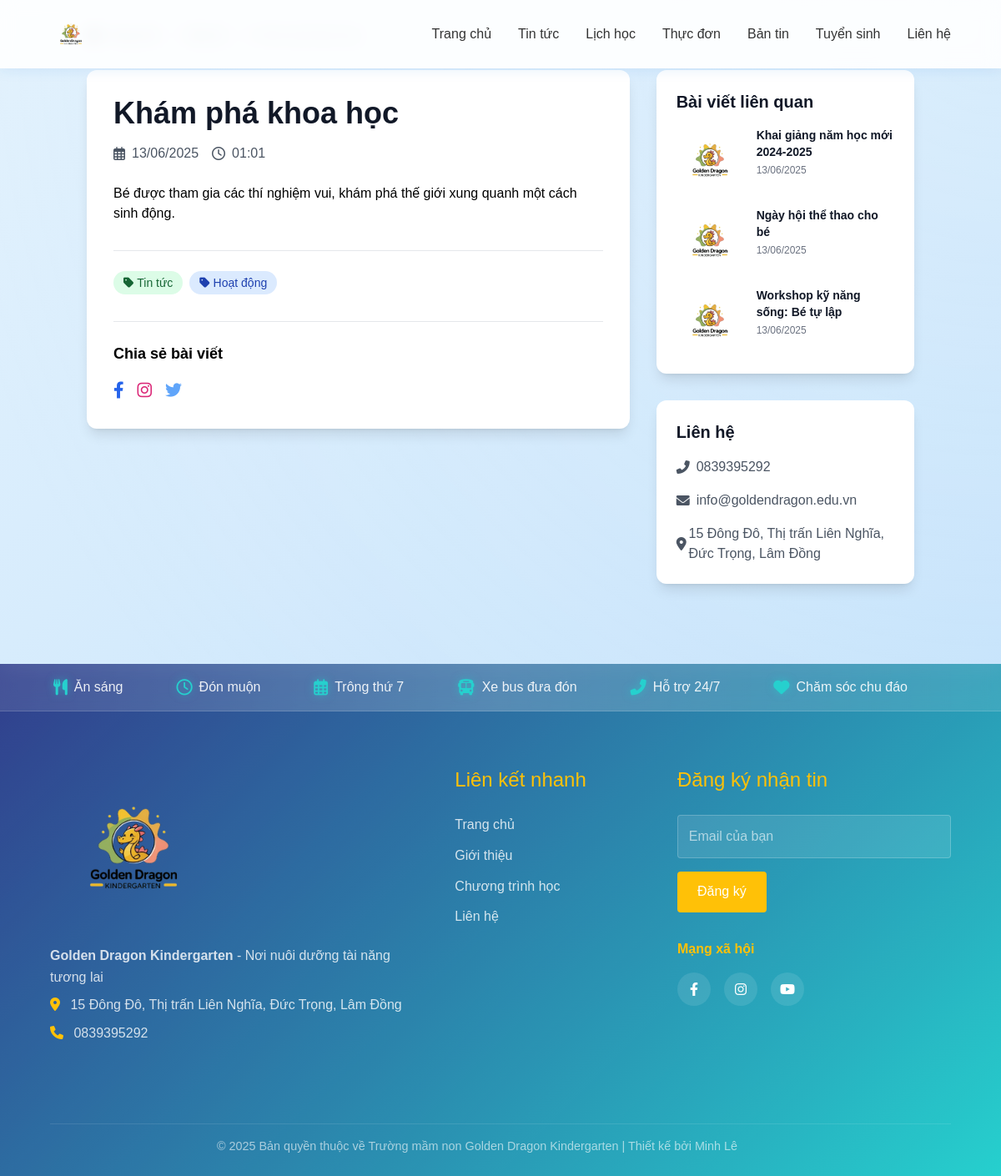
/views/pages/ban-tin-detail.php?id=6, run on the app's committed database.
### tables this page shows
CREATE TABLE IF NOT EXISTS posts (
    id INT AUTO_INCREMENT PRIMARY KEY,
    title VARCHAR(255) NOT NULL,
    content TEXT NOT NULL,
    image VARCHAR(255) DEFAULT NULL,
    status ENUM('draft', 'published') NOT NULL DEFAULT 'draft',
    created_at DATETIME DEFAULT CURRENT_TIMESTAMP,
    updated_at DATETIME DEFAULT CURRENT_TIMESTAMP ON UPDATE CURRENT_TIMESTAMP
);

### includes/Database.php (called while the page is built, shortened)
<?php
class Database {
    private $host = 'localhost';
    private $db_name = 'rongvang';
    private $username = 'root';
    private $password = '';
    private $conn;
    private static $instance = null;
    private function __construct() {
        try {
            $this->conn = new PDO(
                "mysql:host={$this->host};dbname={$this->db_name};charset=utf8mb4",
                $this->username,
                $this->password,
                [
                    PDO::ATTR_ERRMODE => PDO::ERRMODE_EXCEPTION,
                    PDO::ATTR_DEFAULT_FETCH_MODE => PDO::FETCH_ASSOC,
                    PDO::ATTR_EMULATE_PREPARES => false
                ]
            );
        } catch (PDOException $e) {
            error_log("Database Connection Error: " . $e->getMessage());
            throw new Exception("Database connection failed");
        }
    }
    public static function getInstance() {
        if (self::$instance === null) {
            self::$instance = new self();
        }
        return self::$instance;
    }
    public function getConnection() {
        return $this->conn;
    }
}

### models/Post.php (called while the page is built, shortened)
<?php
require_once __DIR__ . '/../includes/Database.php';
class Post {
    private $db;
    public function __construct() {
        try {
            $this->db = Database::getInstance()->getConnection();
        } catch (Exception $e) {
            error_log("Post Model Error: " . $e->getMessage());
            throw new Exception("Failed to initialize model");
        }
    }
    public function getById($id) {
        try {
            $sql = "SELECT * FROM posts WHERE id = :id";
            $stmt = $this->db->prepare($sql);
            $stmt->bindParam(':id', $id);
            $stmt->execute();
            return $stmt->fetch(PDO::FETCH_ASSOC);
        } catch (Exception $e) {
            error_log("Get Post Error: " . $e->getMessage());
            return false;
        }
    }
    public function getRecent($limit = 5) {
        try {
            $query = "SELECT * FROM posts ORDER BY created_at DESC LIMIT :limit";
            $stmt = $this->db->prepare($query);
            $stmt->bindParam(':limit', $limit, PDO::PARAM_INT);
            $stmt->execute();
            return $stmt->fetchAll(PDO::FETCH_ASSOC);
        } catch (Exception $e) {
            error_log("Get Recent Posts Error: " . $e->getMessage());
            return [];
        }
    }
}

### views/pages/ban-tin-detail.php (the view, shortened to what this page needs)
<?php
require_once __DIR__ . '/../layouts/header.php';
$postId = isset($_GET['id']) ? (int)$_GET['id'] : 0;
require_once __DIR__ . '/../../models/Post.php';
$postModel = new Post();
$post = $postModel->getById($postId);
$relatedPosts = $postModel->getRecent(3);
?>
<main class="container mx-auto py-8 px-4">
    <nav class="flex mb-8 text-sm">
        <ol class="inline-flex items-center space-x-1 md:space-x-3">
            <li class="inline-flex items-center">
                <a href="/RongVang" class="text-gray-700 hover:text-green-600">
                </a>
            </li>
            <li>
                <div class="flex items-center">
                    <a href="/RongVang/ban-tin" class="text-gray-700 hover:text-green-600">Bản tin</a>
                </div>
            </li>
            <li>
                <div class="flex items-center">
                    <span class="text-gray-500"><?php echo htmlspecialchars($post['title']); ?></span>
                </div>
            </li>
        </ol>
    </nav>
    <div class="grid grid-cols-1 lg:grid-cols-3 gap-8">
        <div class="lg:col-span-2">
            <article class="bg-white rounded-xl shadow-lg overflow-hidden">
                <div class="p-8">
                    <h1 class="text-3xl md:text-4xl font-bold text-gray-900 mb-4">
                        <?php echo htmlspecialchars($post['title']); ?>
                    </h1>
                    <div class="flex items-center text-gray-600 mb-6">
                        <span class="flex items-center mr-4">
                            <i class="far fa-calendar-alt mr-2"></i>
                            <?php echo date('d/m/Y', strtotime($post['created_at'])); ?>
                        </span>
                        <span class="flex items-center">
                            <i class="far fa-clock mr-2"></i>
                            <?php echo date('H:i', strtotime($post['created_at'])); ?>
                        </span>
                    </div>
                    <div class="prose prose-lg max-w-none">
                        <?php echo $post['content']; ?>
                    </div>
                    <div class="mt-8 pt-6 border-t border-gray-200">
                        <div class="flex flex-wrap gap-2">
                            <span class="px-3 py-1 bg-green-100 text-green-800 rounded-full text-sm">
                                <i class="fas fa-tag mr-1"></i>Tin tức
                            </span>
                            <span class="px-3 py-1 bg-blue-100 text-blue-800 rounded-full text-sm">
                                <i class="fas fa-tag mr-1"></i>Hoạt động
                            </span>
                        </div>
                    </div>
                    <div class="mt-8 pt-6 border-t border-gray-200">
                        <h3 class="text-lg font-semibold mb-4">Chia sẻ bài viết</h3>
                        <div class="flex space-x-4">
                            <a href="#" class="text-blue-600 hover:text-blue-800">
                                <i class="fab fa-facebook-f text-xl"></i>
                            </a>
                            <a href="#" class="text-pink-600 hover:text-pink-800">
                                <i class="fab fa-instagram text-xl"></i>
                            </a>
                            <a href="#" class="text-blue-400 hover:text-blue-600">
                                <i class="fab fa-twitter text-xl"></i>
                            </a>
                        </div>
                    </div>
                </div>
            </article>
        </div>
        <div class="lg:col-span-1">
            <div class="bg-white rounded-xl shadow-lg p-6 mb-8">
                <h3 class="text-xl font-bold text-gray-900 mb-4">Bài viết liên quan</h3>
                <div class="space-y-4">
                    <?php foreach ($relatedPosts as $relatedPost): ?>
                        <?php if ($relatedPost['id'] != $post['id']): ?>
                        <a href="/RongVang/ban-tin/<?php echo $relatedPost['id']; ?>"
                           class="block group">
                            <div class="flex items-start space-x-4">
                                <?php if ($relatedPost['image']): ?>
                                <img src="/RongVang/<?php echo htmlspecialchars($relatedPost['image']); ?>"
                                     alt="<?php echo htmlspecialchars($relatedPost['title']); ?>"
                                     class="w-20 h-20 object-cover rounded-lg">
                                <?php else: ?>
                                <img src="/RongVang/asset/img/logo.png"
                                     alt="<?php echo htmlspecialchars($relatedPost['title']); ?>"
                                     class="w-20 h-20 object-cover rounded-lg">
                                <?php endif; ?>
                                <div>
                                    <h4 class="text-sm font-semibold text-gray-900 group-hover:text-green-600">
                                        <?php echo htmlspecialchars($relatedPost['title']); ?>
                                    </h4>
                                    <p class="text-xs text-gray-500 mt-1">
                                        <?php echo date('d/m/Y', strtotime($relatedPost['created_at'])); ?>
                                    </p>
                                </div>
                            </div>
                        </a>
                        <?php endif; ?>
                    <?php endforeach; ?>
                </div>
            </div>
            <div class="bg-white rounded-xl shadow-lg p-6">
                <h3 class="text-xl font-bold text-gray-900 mb-4">Liên hệ</h3>
                <div class="space-y-4">
                    <div class="flex items-center text-gray-600">
                        <i class="fas fa-phone-alt w-6"></i>
                        <span>0839395292</span>
                    </div>
                    <div class="flex items-center text-gray-600">
                        <i class="fas fa-envelope w-6"></i>
                        <span>info@goldendragon.edu.vn</span>
                    </div>
                    <div class="flex items-center text-gray-600">
                        <i class="fas fa-map-marker-alt w-6"></i>
                        <span>15 Đông Đô, Thị trấn Liên Nghĩa, Đức Trọng, Lâm Đồng</span>
                    </div>
                </div>
            </div>
        </div>
    </div>
</main>
<?php require_once __DIR__ . '/../layouts/footer.php'; ?>

### asset/css/home.css (style rules this page uses)
:root { --primary-color: #1976D2; --primary-light: #BBDEFB; --primary-dark: #0D47A1; --accent-color: #FFC107; }
body { margin: 0; font-family: Arial, sans-serif; overflow-x: hidden; background: linear-gradient(135deg, #E3F2FD 0%, #BBDEFB 100%); min-height: 100vh; position: relative; }
body::before { content: ''; position: fixed; top: 0; left: 0; width: 100%; height: 100%; z-index: -1; background: radial-gradient(circle at top right, rgba(255,255,255,0.2) 0%, transparent 70%); }
nav { display: flex; gap: 2rem; }
nav a { text-decoration: none; color: #333; font-weight: 500; transition: color 0.3s; }

### data on the page
posts: title "Khám phá khoa học", created_at "13/06/2025", created_at "01:01", content "Bé được tham gia các thí nghiệm vui, khám phá thế giới xung quanh một cách sinh động."
posts: title "Khai giảng năm học mới 2024-2025", created_at "13/06/2025"
posts: title "Ngày hội thể thao cho bé", created_at "13/06/2025"
posts: title "Workshop kỹ năng sống: Bé tự lập", created_at "13/06/2025"
